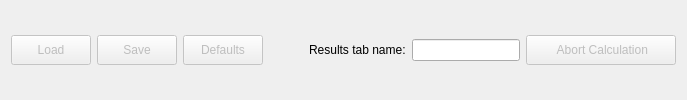
       <widget class="QWidget" name="widget" native="true">
        <layout class="QHBoxLayout" name="horizontalLayout">
         <item>
          <widget class="QPushButton" name="buttLoad">
           <property name="enabled">
            <bool>false</bool>
           </property>
           <property name="sizePolicy">
            <sizepolicy hsizetype="Fixed" vsizetype="Fixed">
             <horstretch>0</horstretch>
             <verstretch>0</verstretch>
            </sizepolicy>
           </property>
           <property name="minimumSize">
            <size>
             <width>80</width>
             <height>30</height>
            </size>
           </property>
           <property name="text">
            <string>Load</string>
           </property>
          </widget>
         </item>
         <item>
          <widget class="QPushButton" name="buttSave">
           <property name="enabled">
            <bool>false</bool>
           </property>
           <property name="sizePolicy">
            <sizepolicy hsizetype="Fixed" vsizetype="Fixed">
             <horstretch>0</horstretch>
             <verstretch>0</verstretch>
            </sizepolicy>
           </property>
           <property name="minimumSize">
            <size>
             <width>80</width>
             <height>30</height>
            </size>
           </property>
           <property name="text">
            <string>Save</string>
           </property>
          </widget>
         </item>
         <item>
          <widget class="QPushButton" name="buttDef">
           <property name="enabled">
            <bool>false</bool>
           </property>
           <property name="sizePolicy">
            <sizepolicy hsizetype="Fixed" vsizetype="Fixed">
             <horstretch>0</horstretch>
             <verstretch>0</verstretch>
            </sizepolicy>
           </property>
           <property name="minimumSize">
            <size>
             <width>80</width>
             <height>30</height>
            </size>
           </property>
           <property name="text">
            <string>Defaults</string>
           </property>
          </widget>
         </item>
         <item>
          <spacer name="horizontalSpacer">
           <property name="orientation">
            <enum>Qt::Horizontal</enum>
           </property>
           <property name="sizeHint" stdset="0">
            <size>
             <width>40</width>
             <height>20</height>
            </size>
           </property>
          </spacer>
         </item>
         <item>
          <widget class="QLabel" name="label_7">
           <property name="text">
            <string>Results tab name:</string>
           </property>
          </widget>
         </item>
         <item>
          <widget class="QLineEdit" name="resultsNameEdit">
           <property name="sizePolicy">
            <sizepolicy hsizetype="Expanding" vsizetype="Fixed">
             <horstretch>0</horstretch>
             <verstretch>0</verstretch>
            </sizepolicy>
           </property>
           <property name="minimumSize">
            <size>
             <width>0</width>
             <height>0</height>
            </size>
           </property>
           <property name="maximumSize">
            <size>
             <width>200</width>
             <height>16777215</height>
            </size>
           </property>
           <property name="inputMask">
            <string/>
           </property>
           <property name="placeholderText">
            <string/>
           </property>
           <property name="clearButtonEnabled">
            <bool>true</bool>
           </property>
          </widget>
         </item>
         <item>
          <widget class="QPushButton" name="buttAbort">
           <property name="enabled">
            <bool>false</bool>
           </property>
           <property name="sizePolicy">
            <sizepolicy hsizetype="Fixed" vsizetype="Fixed">
             <horstretch>0</horstretch>
             <verstretch>0</verstretch>
            </sizepolicy>
           </property>
           <property name="minimumSize">
            <size>
             <width>150</width>
             <height>30</height>
            </size>
           </property>
           <property name="text">
            <string> Abort Calculation</string>
           </property>
           <property name="icon">
            <iconset>
             <normaloff>icons/cancel.png</normaloff>icons/cancel.png</iconset>
           </property>
           <property name="iconSize">
            <size>
             <width>24</width>
             <height>24</height>
            </size>
           </property>
          </widget>
         </item>
        </layout>
       </widget>
